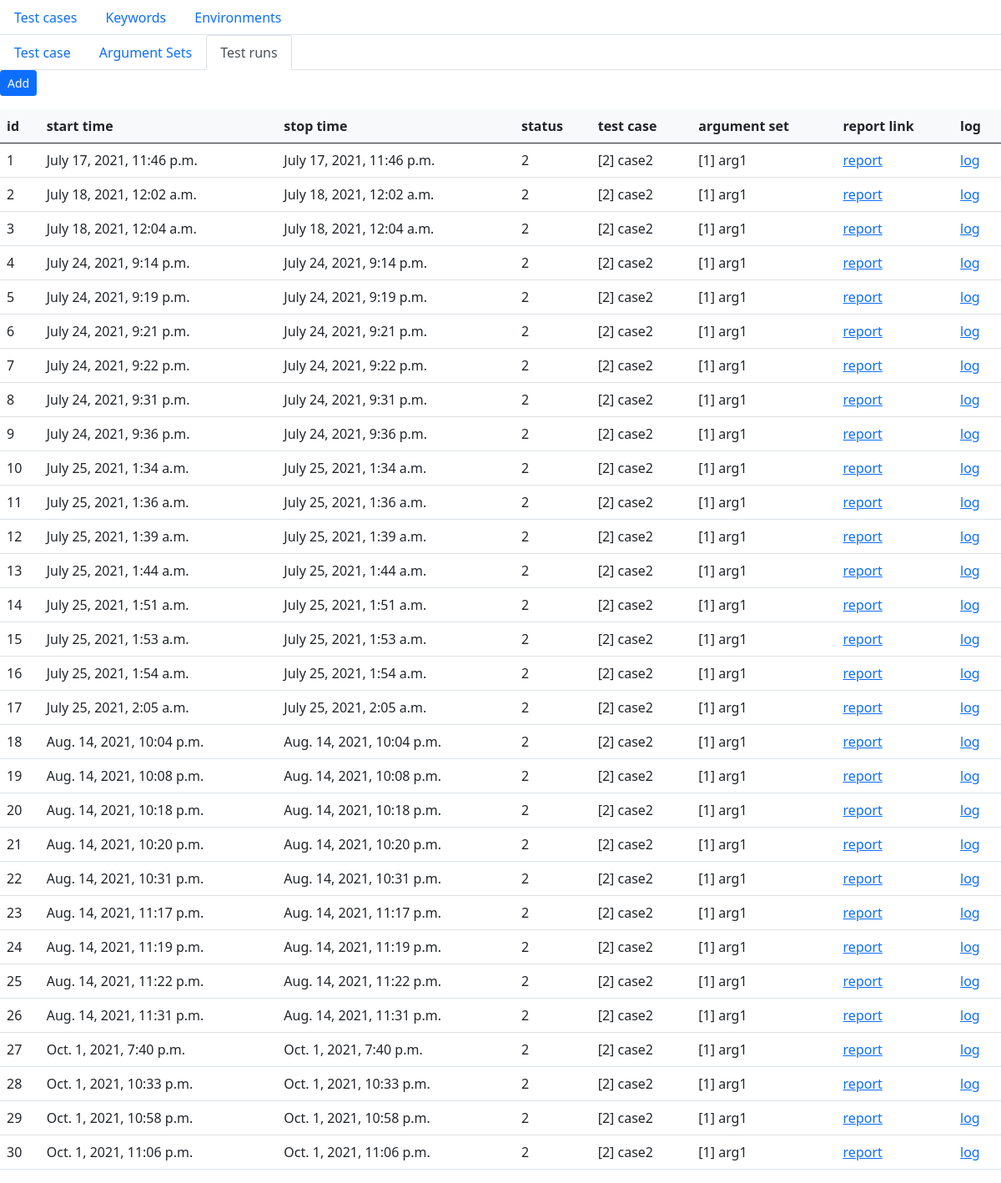
/testcases/2/runs, run on the app's committed database.
### mainapp/models.py (models this page shows, shortened)
class TestRun(models.Model):
    class TestRunStatus(models.IntegerChoices):
        INIT = 0
        RUN = 1
        COMPLETED = 2
        FAILED = 3
    create_datetime = models.DateTimeField(auto_now=True)
    start_datetime = models.DateTimeField(blank=True, null=True)
    stop_datetime = models.DateTimeField(blank=True, null=True)
    status = models.IntegerField(choices=TestRunStatus.choices)
    test_case = models.ForeignKey(TestCase, on_delete=models.PROTECT)
    argument_set = models.ForeignKey(ArgumentSet, on_delete=models.PROTECT)
    environment = models.ForeignKey(Environment, on_delete=models.PROTECT)
    report_file_path = models.CharField(blank=True, max_length=255)
    test_log_file_path = models.CharField(blank=True, max_length=255)

class TestCase(models.Model):
    name = models.CharField(max_length=50, verbose_name="Name")
    description = models.CharField(max_length=300, verbose_name="Description")
    slug = models.SlugField(db_index=False, max_length=255, verbose_name="Slug name", unique=False)
    test_case_category = models.ForeignKey(TestCaseCategory, on_delete=models.PROTECT, verbose_name="Category")
    file_path = models.CharField(blank=True, max_length=255, verbose_name="Path")
    keywords = models.ManyToManyField(Keyword, blank=True, verbose_name="Keywords")
    def __str__(self):
        return f'[{self.id}] {self.name}'

class ArgumentSet(models.Model):
    name = models.CharField(max_length=50)
    test_case = models.ForeignKey(TestCase, on_delete=models.PROTECT)
    slug = models.SlugField(db_index=True, max_length=255, verbose_name="Slug name", unique=False)
    file_path = models.CharField(blank=True, max_length=255)
    def __str__(self):
        return f'[{self.id}] {self.name}'

### mainapp/views.py (the view)
# urls.py: path('testcases/<int:test_case_id>/runs', views.test_run_index, name='test_run_index'),
def test_run_index(request, test_case_id):
    return render(request
                  , 'test_case/test_run/index.html'
                  , {'test_runs': TestRun.objects.filter(test_case_id=test_case_id),
                     'test_case_id': test_case_id}
                  )

### mainapp/templates/test_case/test_run/index.html
{% extends "../test_case_base.html" %}
{%block test_case_base%}
<div id="navbar">
    <ul class="nav nav-tabs">
  <li class="nav-item">
      <a class="nav-link " aria-current="page" href="{% url 'test_case_index' test_case_id=test_case_id %}">Test case</a>
        </li>
  <li class="nav-item">
      <a class="nav-link" href="{% url 'argument_set_index'  test_case_id=test_case_id %}">Argument Sets</a>
  </li>
  <li class="nav-item">
      <a class="nav-link active" href="{% url 'test_run_index' test_case_id=test_case_id %}">Test runs</a>
  </li>
  </ul>
</div>
<p>
  <a href="{% url 'test_run_add' test_case_id=test_case_id %}" class="btn btn-primary btn-sm" tabindex="-1" role="button">Add</a>
</p>
<table class="table">
  <thead class="table-light">
  <th>id</th>
  <th>start time</th>
  <th>stop time</th>
  <th>status</th>
  <th>test case</th>
  <th>argument set</th>
  <th>report link</th>
  <th>log</th>
  </thead>
  <tbody>
{%for test_run in test_runs %}
    <tr>
        <td>{{test_run.id}}</td>
        <td>{{test_run.start_datetime}}</td>
        <td>{{test_run.stop_datetime}}</td>
        <td>{{test_run.status}}</td>
        <td>{{test_run.test_case}}</td>
        <td>{{test_run.argument_set}}</td>
        <td><a href="{{MEDIA_URL}}{{test_run.report_file_path}}" target="_blank">report</a> </td>
        <td><a href="{{MEDIA_URL}}{{test_run.test_log_file_path}}" target="_blank">log</a> </td>
    </tr>
{%endfor%}
</tbody>
</table>
{%endblock%}

### mainapp/templates/test_case/test_case_base.html
{% extends "../base.html" %}
{%block body%}
{%block test_case_base%}
{%endblock%}
{%endblock%}

### mainapp/templates/base.html (shortened to what this page needs)
<!DOCTYPE html>
{% load static %}
<html lang="en">
<head>
    <link type="text/css" href="{% static 'css/styles.css' %}" rel="stylesheet" />
    <link type="text/css" href="{% static 'css/bootstrap.min.css' %}" rel="stylesheet" />
</head>
<body>
<ul class="nav nav-tabs">
  <li class="nav-item">
    <a class="nav-link" href="{% url 'test_cases_index'%}">Test cases</a>
  </li>
  <li class="nav-item">
    <a class="nav-link" href="{% url 'keywords_index'%}">Keywords</a>
  </li>
  <li class="nav-item">
    <a class="nav-link" href="{% url 'environments_index'%}">Environments</a>
  </li>
</ul>
{%block body%}
{%endblock%}
</body>
</html>

### data on the page
TestRun: id "1", start_datetime "July 17, 2021, 11:46 p.m.", stop_datetime "July 17, 2021, 11:46 p.m.", status "2", test_case "[2] case2", argument_set "[1] arg1"
TestRun: id "2", start_datetime "July 18, 2021, 12:02 a.m.", stop_datetime "July 18, 2021, 12:02 a.m.", status "2", test_case "[2] case2", argument_set "[1] arg1"
TestRun: id "3", start_datetime "July 18, 2021, 12:04 a.m.", stop_datetime "July 18, 2021, 12:04 a.m.", status "2", test_case "[2] case2", argument_set "[1] arg1"
TestRun: id "4", start_datetime "July 24, 2021, 9:14 p.m.", stop_datetime "July 24, 2021, 9:14 p.m.", status "2", test_case "[2] case2", argument_set "[1] arg1"
TestRun: id "5", start_datetime "July 24, 2021, 9:19 p.m.", stop_datetime "July 24, 2021, 9:19 p.m.", status "2", test_case "[2] case2", argument_set "[1] arg1"
TestRun: id "6", start_datetime "July 24, 2021, 9:21 p.m.", stop_datetime "July 24, 2021, 9:21 p.m.", status "2", test_case "[2] case2", argument_set "[1] arg1"
TestRun: id "7", start_datetime "July 24, 2021, 9:22 p.m.", stop_datetime "July 24, 2021, 9:22 p.m.", status "2", test_case "[2] case2", argument_set "[1] arg1"
TestRun: id "8", start_datetime "July 24, 2021, 9:31 p.m.", stop_datetime "July 24, 2021, 9:31 p.m.", status "2", test_case "[2] case2", argument_set "[1] arg1"
TestRun: id "9", start_datetime "July 24, 2021, 9:36 p.m.", stop_datetime "July 24, 2021, 9:36 p.m.", status "2", test_case "[2] case2", argument_set "[1] arg1"
TestRun: id "10", start_datetime "July 25, 2021, 1:34 a.m.", stop_datetime "July 25, 2021, 1:34 a.m.", status "2", test_case "[2] case2", argument_set "[1] arg1"
TestRun: id "11", start_datetime "July 25, 2021, 1:36 a.m.", stop_datetime "July 25, 2021, 1:36 a.m.", status "2", test_case "[2] case2", argument_set "[1] arg1"
TestRun: id "12", start_datetime "July 25, 2021, 1:39 a.m.", stop_datetime "July 25, 2021, 1:39 a.m.", status "2", test_case "[2] case2", argument_set "[1] arg1"
TestRun: id "13", start_datetime "July 25, 2021, 1:44 a.m.", stop_datetime "July 25, 2021, 1:44 a.m.", status "2", test_case "[2] case2", argument_set "[1] arg1"
TestRun: id "14", start_datetime "July 25, 2021, 1:51 a.m.", stop_datetime "July 25, 2021, 1:51 a.m.", status "2", test_case "[2] case2", argument_set "[1] arg1"
TestRun: id "15", start_datetime "July 25, 2021, 1:53 a.m.", stop_datetime "July 25, 2021, 1:53 a.m.", status "2", test_case "[2] case2", argument_set "[1] arg1"
TestRun: id "16", start_datetime "July 25, 2021, 1:54 a.m.", stop_datetime "July 25, 2021, 1:54 a.m.", status "2", test_case "[2] case2", argument_set "[1] arg1"
TestRun: id "17", start_datetime "July 25, 2021, 2:05 a.m.", stop_datetime "July 25, 2021, 2:05 a.m.", status "2", test_case "[2] case2", argument_set "[1] arg1"
TestRun: id "18", start_datetime "Aug. 14, 2021, 10:04 p.m.", stop_datetime "Aug. 14, 2021, 10:04 p.m.", status "2", test_case "[2] case2", argument_set "[1] arg1"
TestRun: id "19", start_datetime "Aug. 14, 2021, 10:08 p.m.", stop_datetime "Aug. 14, 2021, 10:08 p.m.", status "2", test_case "[2] case2", argument_set "[1] arg1"
TestRun: id "20", start_datetime "Aug. 14, 2021, 10:18 p.m.", stop_datetime "Aug. 14, 2021, 10:18 p.m.", status "2", test_case "[2] case2", argument_set "[1] arg1"
TestRun: id "21", start_datetime "Aug. 14, 2021, 10:20 p.m.", stop_datetime "Aug. 14, 2021, 10:20 p.m.", status "2", test_case "[2] case2", argument_set "[1] arg1"
TestRun: id "22", start_datetime "Aug. 14, 2021, 10:31 p.m.", stop_datetime "Aug. 14, 2021, 10:31 p.m.", status "2", test_case "[2] case2", argument_set "[1] arg1"
TestRun: id "23", start_datetime "Aug. 14, 2021, 11:17 p.m.", stop_datetime "Aug. 14, 2021, 11:17 p.m.", status "2", test_case "[2] case2", argument_set "[1] arg1"
TestRun: id "24", start_datetime "Aug. 14, 2021, 11:19 p.m.", stop_datetime "Aug. 14, 2021, 11:19 p.m.", status "2", test_case "[2] case2", argument_set "[1] arg1"
TestRun: id "25", start_datetime "Aug. 14, 2021, 11:22 p.m.", stop_datetime "Aug. 14, 2021, 11:22 p.m.", status "2", test_case "[2] case2", argument_set "[1] arg1"
TestRun: id "26", start_datetime "Aug. 14, 2021, 11:31 p.m.", stop_datetime "Aug. 14, 2021, 11:31 p.m.", status "2", test_case "[2] case2", argument_set "[1] arg1"
TestRun: id "27", start_datetime "Oct. 1, 2021, 7:40 p.m.", stop_datetime "Oct. 1, 2021, 7:40 p.m.", status "2", test_case "[2] case2", argument_set "[1] arg1"
TestRun: id "28", start_datetime "Oct. 1, 2021, 10:33 p.m.", stop_datetime "Oct. 1, 2021, 10:33 p.m.", status "2", test_case "[2] case2", argument_set "[1] arg1"
TestRun: id "29", start_datetime "Oct. 1, 2021, 10:58 p.m.", stop_datetime "Oct. 1, 2021, 10:58 p.m.", status "2", test_case "[2] case2", argument_set "[1] arg1"
TestRun: id "30", start_datetime "Oct. 1, 2021, 11:06 p.m.", stop_datetime "Oct. 1, 2021, 11:06 p.m.", status "2", test_case "[2] case2", argument_set "[1] arg1"
